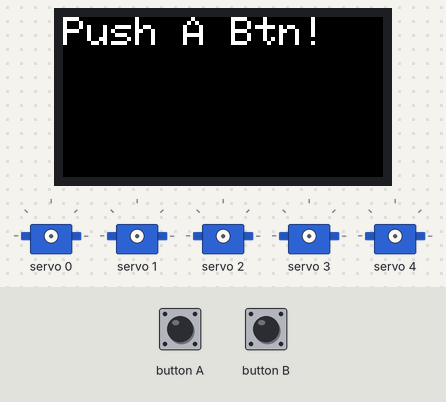
Simulated run of this sketch. Board: ESP32. Shown: 160×80 colour display, 5 × servo. The test bench sets the inputs (shaded band).

Above: at 1.3 s.
1.4 s: button A pressed for 0.15 s
At 2.6 s:
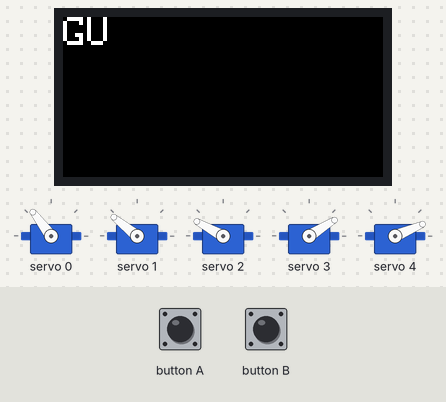
3.0 s: button A pressed for 1 s
At 4.0 s:
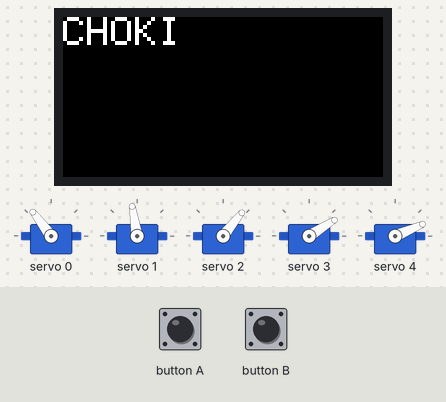
5.5 s: button A pressed for 0.15 s
At 6.3 s:
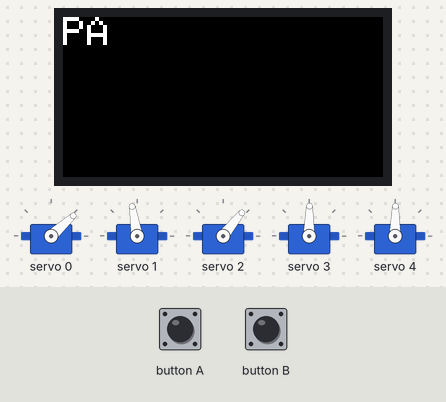
7.1 s: button A pressed for 3.2 s
At 8.3 s:
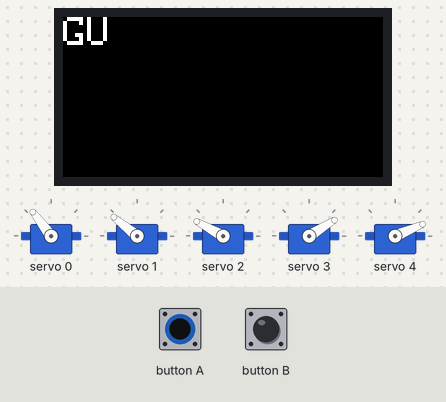
Timing chart, 0 to 10.1 s (numbered marks = the images above; inputs shaded):
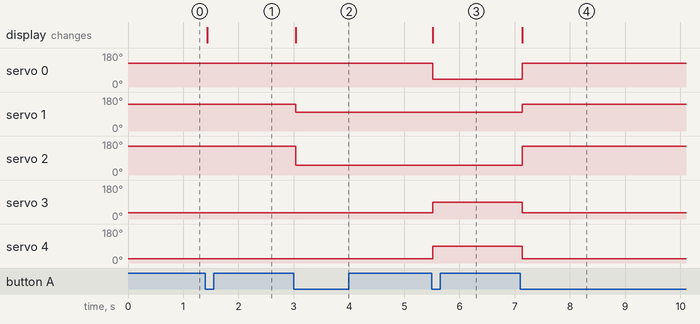

Measured:
- after the input at 1.4 s, the display: changes at once (image 1)
- after the input at 3.0 s, servo 1: 141° → 99° at once; servo 2: 151° → 51° at once; the display: changes at once (image 2)
- after the input at 5.5 s, servo 0: 127° → 42° at once; servo 3: 32° → 89° at once; servo 4: 23° → 89° at once; the display: changes at once (image 3)
- after the input at 7.1 s, servo 0: 42° → 127° at once; servo 1: 99° → 141° at once; servo 2: 51° → 151° at once; servo 3: 89° → 32° at once; servo 4: 89° → 23° at once; the display: changes at once (image 4)

The sketch:

robot_hand.ino
```cpp
#include <M5StickC.h>
#include <Wire.h>
#include <Adafruit_PWMServoDriver.h> # モーターを動かすライブラリ

Adafruit_PWMServoDriver pwm = Adafruit_PWMServoDriver();

int handState = 0; // 現在の状態 (0:パー, 1:グー, 2:チョキ)

void setup() {
  M5.begin();
  M5.Lcd.setRotation(3);
  M5.Lcd.setTextSize(2);
  M5.Lcd.fillScreen(BLACK);
  M5.Lcd.setCursor(0, 0);
  M5.Lcd.println("Push A Btn!"); // 起動時のメッセージ

  Wire.begin(32, 33);
  pwm.begin();
  pwm.setPWMFreq(50);
  delay(10);
}

void loop() {
  M5.update(); // ボタン状態の読み取り（必須）

  // Aボタン（正面のM5ボタン）が押されたら
  if (M5.BtnA.wasPressed()) {
    handState++; // 状態を1つ進める
    if (handState > 2) {
      handState = 0; // 2(チョキ)の次は0(パー)に戻る
    }

    // 画面のリセット
    M5.Lcd.fillScreen(BLACK);
    M5.Lcd.setCursor(0, 0);

    // 状態に合わせて形と画面表示を切り替える
    if (handState == 0) {
      // パー
      pwm.setPWM(0, 0, 200);
      pwm.setPWM(1, 0, 320);
      pwm.setPWM(2, 0, 220);
      pwm.setPWM(3, 0, 300);
      pwm.setPWM(4, 0, 300);
      M5.Lcd.println("PA");
    }
    else if (handState == 1) {
      // グー
      pwm.setPWM(0, 0, 380);
      pwm.setPWM(1, 0, 410);
      pwm.setPWM(2, 0, 430);
      pwm.setPWM(3, 0, 180);
      pwm.setPWM(4, 0, 160);
      M5.Lcd.println("GU");
    }
    else if (handState == 2) {
      // チョキ
      pwm.setPWM(0, 0, 380);
      pwm.setPWM(1, 0, 320);
      pwm.setPWM(2, 0, 220);
      pwm.setPWM(3, 0, 180);
      pwm.setPWM(4, 0, 160);
      M5.Lcd.println("CHOKI");
    }
  }

  delay(20); // 少し待機（ボタンの誤作動防止）
}
```
